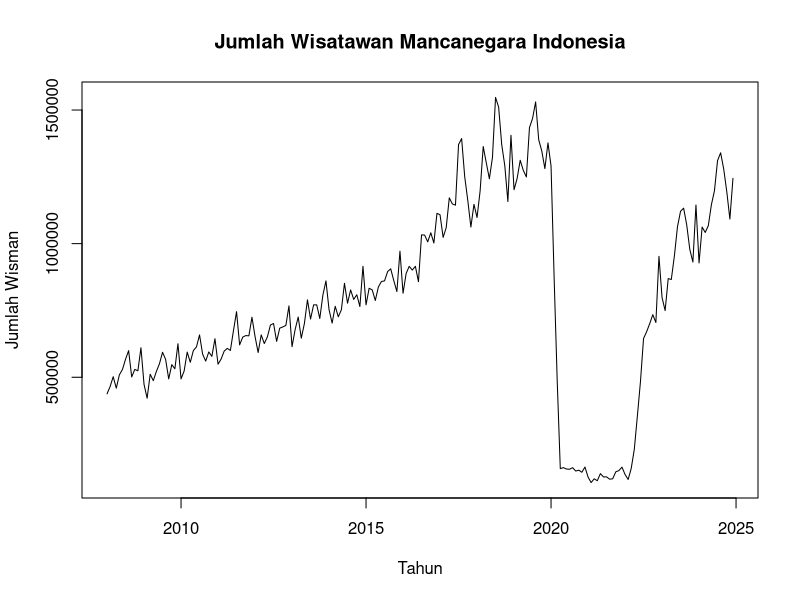
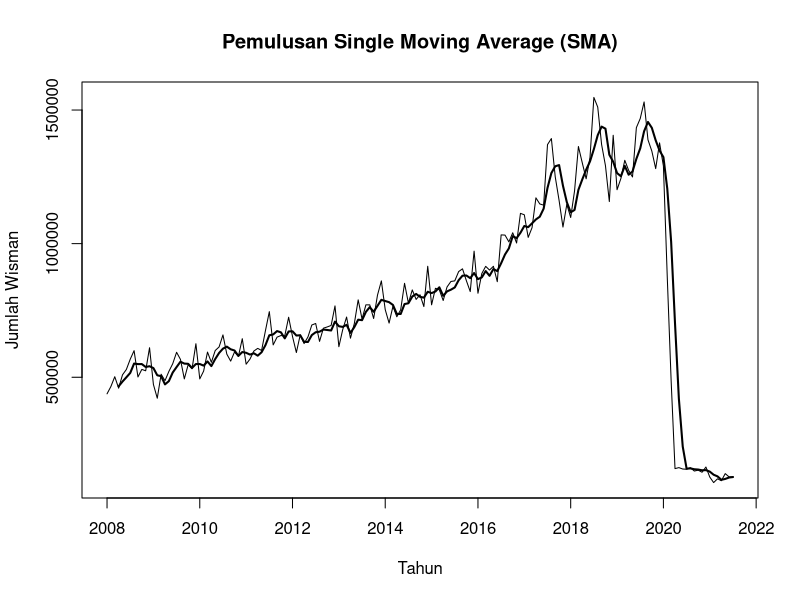
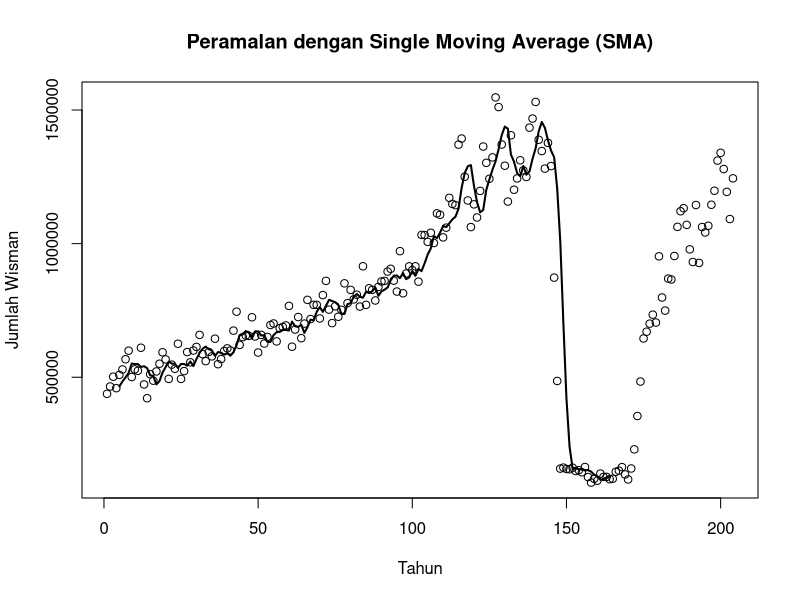
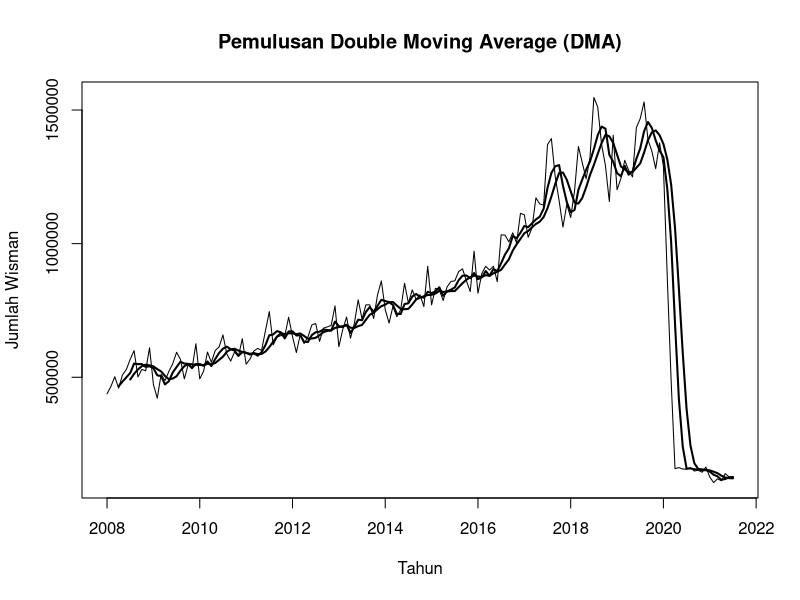
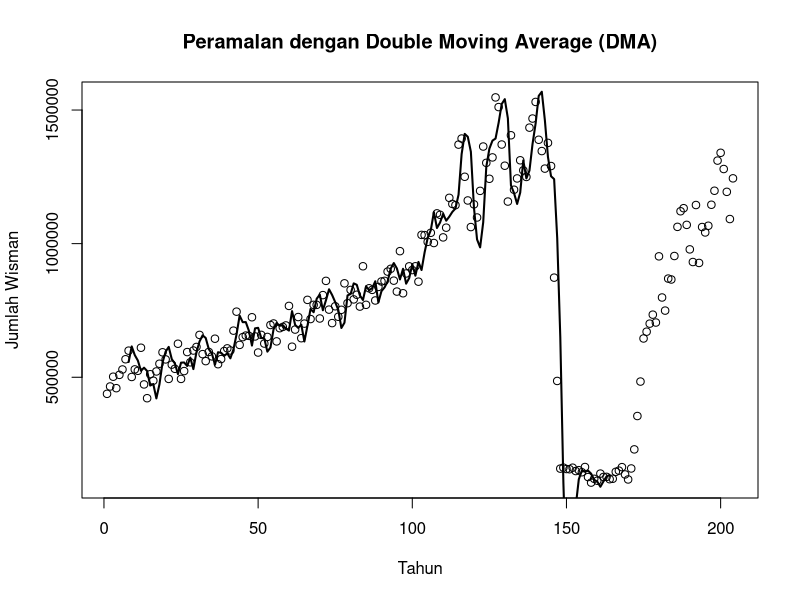
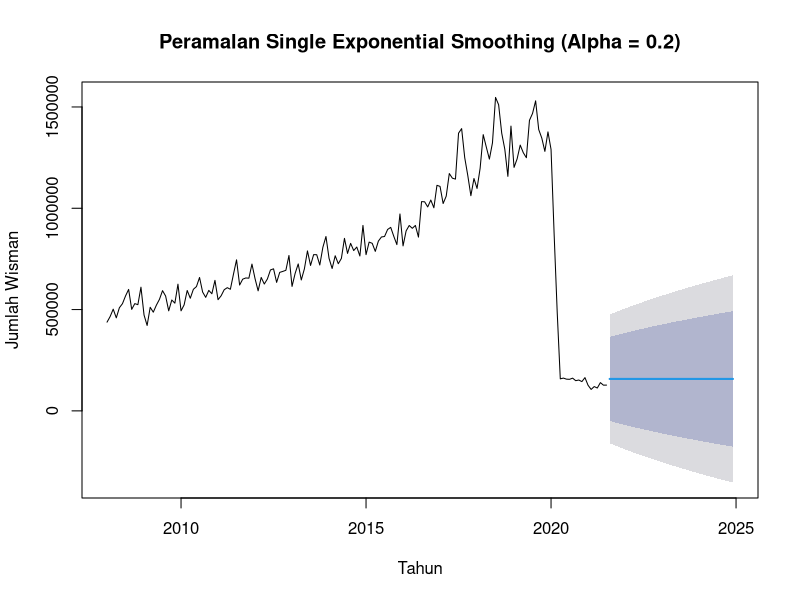
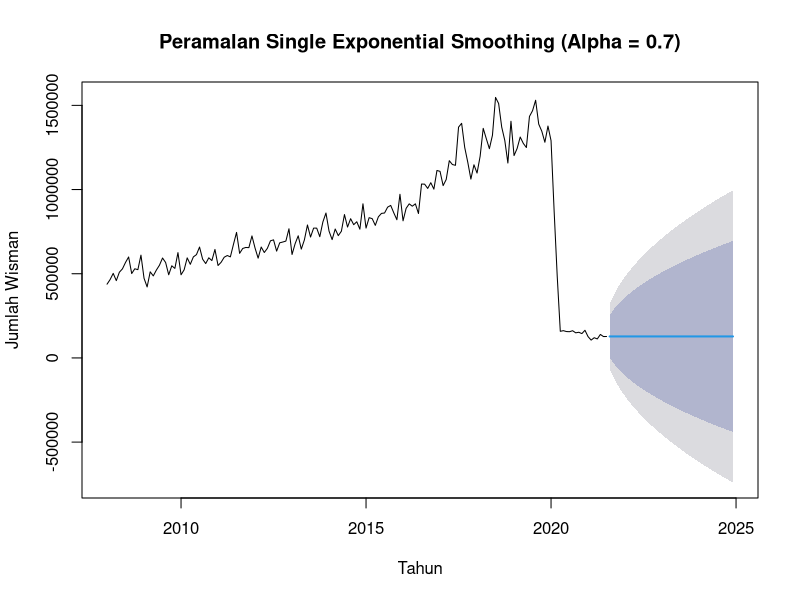
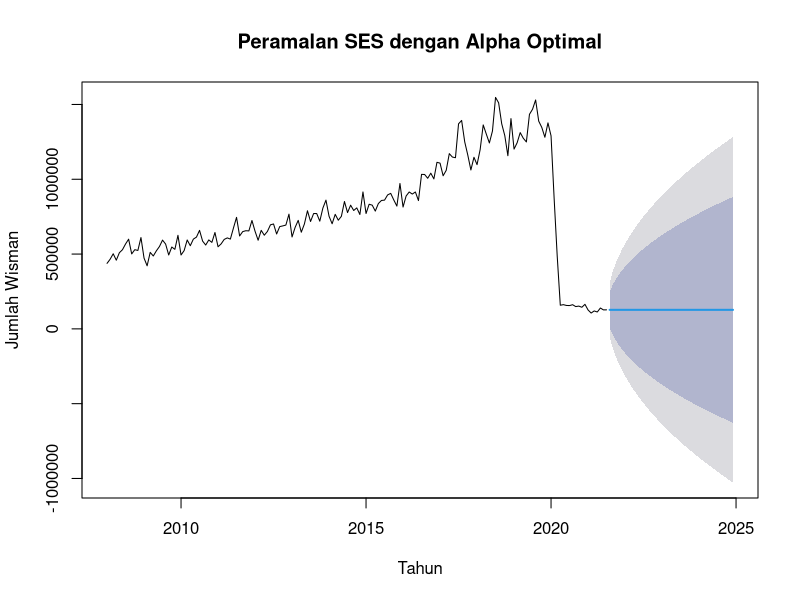

Source code (R) for these figures, in order:
## ---- chunk 1
library(readxl)

data <- read_excel("Data_Wisman_Indonesia_2008_2024.xlsx")
head(data)
## ---- chunk 2
View(data)
str(data)
## ---- chunk 3
data.ts <- ts(data$Jumlah_Wisman,
              start = c(2008, 1),
              frequency = 12)

data.ts
## ---- chunk 4
summary(data.ts)
## ---- chunk 5
plot(data.ts,
     main = "Jumlah Wisatawan Mancanegara Indonesia",
     xlab = "Tahun",
     ylab = "Jumlah Wisman")
## ---- chunk 6
# Hitung jumlah data
n <- nrow(data)

# Tentukan batas 80%
n_train <- floor(0.8 * n)

n
n_train
## ---- chunk 7
# Membagi data menjadi data training dan testing
training <- data[1:n_train, ]
testing <- data[(n_train + 1):n, ]

# Melihat ukuran masing-masing data
nrow(training)
nrow(testing)
## ---- chunk 8
# Membuat data time series untuk training dan testing
train.ts <- ts(training$Jumlah_Wisman,
               start = c(2008, 1),
               frequency = 12)

test.ts <- ts(testing$Jumlah_Wisman,
              start = c(2021, 8),
              frequency = 12)

# Melihat data training dan testing
train.ts
test.ts
## ---- chunk 9
# Menampilkan periode data training dan testing
start(train.ts)
end(train.ts)

start(test.ts)
end(test.ts)
## ---- chunk 10
# Memanggil package TTR untuk fungsi SMA
library(TTR)

# Pemulusan dengan metode Single Moving Average
# menggunakan m = 4
data.sma <- SMA(train.ts, n = 4)

# Melihat hasil pemulusan
data.sma
## ---- chunk 11
# Plot data aktual dan hasil pemulusan SMA
plot(train.ts,
     main = "Pemulusan Single Moving Average (SMA)",
     xlab = "Tahun",
     ylab = "Jumlah Wisman")

lines(data.sma, lwd = 2)
## ---- chunk 12
# Membuat ramalan 1 periode ke depan
data.ramal <- c(NA, data.sma)

# Melihat hasil ramalan
data.ramal
## ---- chunk 13
# Membuat data gabungan aktual, pemulusan, dan ramalan
data.gab <- cbind(
  aktual = c(train.ts, test.ts),
  pemulusan = c(data.sma, rep(NA, length(test.ts))),
  ramalan = c(
    data.ramal,
    rep(data.ramal[length(data.ramal)], length(test.ts) - 1)
  )
)

# Melihat hasil gabungan
data.gab
## ---- chunk 14
# Plot data aktual dan hasil ramalan
plot(c(train.ts, test.ts),
     main = "Peramalan dengan Single Moving Average (SMA)",
     xlab = "Tahun",
     ylab = "Jumlah Wisman")

lines(data.ramal, lwd = 2)
## ---- chunk 15
# Menghitung error pada data training
error_train.sma <- train.ts - data.ramal[1:length(train.ts)]

# Menghitung akurasi data training
SSE_train.sma <- sum(error_train.sma[5:length(train.ts)]^2)

MSE_train.sma <- mean(error_train.sma[5:length(train.ts)]^2)

MAPE_train.sma <- mean(
  abs(
    (error_train.sma[5:length(train.ts)] /
       train.ts[5:length(train.ts)]) * 100
  )
)

# Membuat tabel akurasi
akurasi_train.sma <- matrix(
  c(SSE_train.sma, MSE_train.sma, MAPE_train.sma)
)

row.names(akurasi_train.sma) <- c("SSE", "MSE", "MAPE")
colnames(akurasi_train.sma) <- c("Akurasi m = 4")

akurasi_train.sma
## ---- chunk 16
# Mengambil hasil ramalan untuk data testing
ramalan_test.sma <- data.gab[
  (length(train.ts) + 1):(length(train.ts) + length(test.ts)),
  "ramalan"
]

# Menghitung error data testing
error_test.sma <- test.ts - ramalan_test.sma

# Menghitung akurasi data testing
SSE_test.sma <- sum(error_test.sma^2)

MSE_test.sma <- mean(error_test.sma^2)

MAPE_test.sma <- mean(
  abs(
    (error_test.sma / test.ts) * 100
  )
)

# Membuat tabel akurasi
akurasi_test.sma <- matrix(
  c(SSE_test.sma, MSE_test.sma, MAPE_test.sma)
)

row.names(akurasi_test.sma) <- c("SSE", "MSE", "MAPE")
colnames(akurasi_test.sma) <- c("Akurasi m = 4")

akurasi_test.sma
## ---- chunk 17
# Membuat tabel perbandingan akurasi training dan testing
akurasi_sma <- rbind(
  Training = c(
    SSE = SSE_train.sma,
    MSE = MSE_train.sma,
    MAPE = MAPE_train.sma
  ),
  Testing = c(
    SSE = SSE_test.sma,
    MSE = MSE_test.sma,
    MAPE = MAPE_test.sma
  )
)

akurasi_sma
## ---- chunk 18
# Pemulusan pertama
data.sma <- SMA(train.ts, n = 4)

# Pemulusan kedua
dma <- SMA(data.sma, n = 4)

data.sma
dma
## ---- chunk 19
# Menghitung komponen level (At)
At <- 2 * data.sma - dma

# Menghitung komponen tren (Bt)
Bt <- 2 / (4 - 1) * (data.sma - dma)

At
Bt
## ---- chunk 20
# Peramalan DMA
data.dma <- At + Bt

data.dma
## ---- chunk 21
plot(train.ts,
     main = "Pemulusan Double Moving Average (DMA)",
     xlab = "Tahun",
     ylab = "Jumlah Wisman")

lines(data.sma, lwd = 2)
lines(dma, lwd = 2)
## ---- chunk 22
# Membuat data ramalan DMA
data.ramal2 <- c(NA, data.dma)

data.ramal2
## ---- chunk 23
data.gab2 <- cbind(
  aktual = c(train.ts, test.ts),
  pemulusan = c(data.dma, rep(NA, length(test.ts))),
  ramalan = c(
    data.ramal2,
    rep(data.ramal2[length(data.ramal2)], length(test.ts) - 1)
  )
)

data.gab2
## ---- chunk 24
plot(c(train.ts, test.ts),
     main = "Peramalan dengan Double Moving Average (DMA)",
     xlab = "Tahun",
     ylab = "Jumlah Wisman")

lines(data.ramal2, lwd = 2)
## ---- chunk 25
error_train.dma <- train.ts - data.ramal2[1:length(train.ts)]

SSE_train.dma <- sum(error_train.dma[8:length(train.ts)]^2)

MSE_train.dma <- mean(error_train.dma[8:length(train.ts)]^2)

MAPE_train.dma <- mean(
  abs(
    (error_train.dma[8:length(train.ts)] /
       train.ts[8:length(train.ts)]) * 100
  )
)

akurasi_train.dma <- matrix(
  c(SSE_train.dma, MSE_train.dma, MAPE_train.dma)
)

row.names(akurasi_train.dma) <- c("SSE", "MSE", "MAPE")
colnames(akurasi_train.dma) <- c("Akurasi DMA m = 4")

akurasi_train.dma
## ---- chunk 26
ramalan_test.dma <- data.gab2[
  (length(train.ts) + 1):(length(train.ts) + length(test.ts)),
  "ramalan"
]

error_test.dma <- test.ts - ramalan_test.dma

SSE_test.dma <- sum(error_test.dma^2)

MSE_test.dma <- mean(error_test.dma^2)

MAPE_test.dma <- mean(
  abs(
    (error_test.dma / test.ts) * 100
  )
)

akurasi_test.dma <- matrix(
  c(SSE_test.dma, MSE_test.dma, MAPE_test.dma)
)

row.names(akurasi_test.dma) <- c("SSE", "MSE", "MAPE")
colnames(akurasi_test.dma) <- c("Akurasi DMA m = 4")

akurasi_test.dma
## ---- chunk 27
akurasi_dma <- rbind(
  Training = c(
    SSE = SSE_train.dma,
    MSE = MSE_train.dma,
    MAPE = MAPE_train.dma
  ),
  Testing = c(
    SSE = SSE_test.dma,
    MSE = MSE_test.dma,
    MAPE = MAPE_test.dma
  )
)

akurasi_dma
## ---- chunk 28
library(forecast)

# SES dengan alpha = 0.2
ses.02 <- ses(train.ts, h = length(test.ts), alpha = 0.2)

# SES dengan alpha = 0.7
ses.07 <- ses(train.ts, h = length(test.ts), alpha = 0.7)

# Menampilkan hasil SES
ses.02
ses.07
## ---- chunk 29
# Plot SES alpha = 0.2
plot(ses.02,
     main = "Peramalan Single Exponential Smoothing (Alpha = 0.2)",
     xlab = "Tahun",
     ylab = "Jumlah Wisman")

# Plot SES alpha = 0.7
plot(ses.07,
     main = "Peramalan Single Exponential Smoothing (Alpha = 0.7)",
     xlab = "Tahun",
     ylab = "Jumlah Wisman")
## ---- chunk 30
# SES dengan parameter alpha yang dioptimalkan
ses.opt <- ses(train.ts, h = length(test.ts))

# Menampilkan hasil parameter optimal
ses.opt

# Melihat nilai alpha optimal
ses.opt$model$par
## ---- chunk 31
# Nilai ramalan dengan alpha optimal
ses.opt$mean

# Plot hasil peramalan dengan alpha optimal
plot(ses.opt,
     main = "Peramalan SES dengan Alpha Optimal",
     xlab = "Tahun",
     ylab = "Jumlah Wisman")
## ---- chunk 32
# Mengambil fitted value dari model SES optimal
fitted.ses <- fitted(ses.opt)

# Menghitung error pada data training
error_train.ses <- train.ts - fitted.ses

# Menghilangkan nilai NA jika ada
error_train.ses <- na.omit(error_train.ses)

# Menghitung SSE, MSE, dan MAPE
SSE_train.ses <- sum(error_train.ses^2)
MSE_train.ses <- mean(error_train.ses^2)
MAPE_train.ses <- mean(abs(error_train.ses /
                            train.ts[!is.na(fitted(ses.opt))]) * 100)

# Membuat tabel akurasi training
akurasi_train.ses <- matrix(c(SSE_train.ses,
                              MSE_train.ses,
                              MAPE_train.ses))

row.names(akurasi_train.ses) <- c("SSE", "MSE", "MAPE")
colnames(akurasi_train.ses) <- c("SES Alpha Optimal")

akurasi_train.ses
## ---- chunk 33
# Mengambil hasil ramalan untuk data testing
ramalan_test.ses <- as.numeric(ses.opt$mean)

# Menghitung error data testing
error_test.ses <- as.numeric(test.ts) - ramalan_test.ses

# Menghitung SSE, MSE, dan MAPE
SSE_test.ses <- sum(error_test.ses^2)
MSE_test.ses <- mean(error_test.ses^2)
MAPE_test.ses <- mean(abs(error_test.ses /
                           as.numeric(test.ts)) * 100)

# Membuat tabel akurasi testing
akurasi_test.ses <- matrix(c(SSE_test.ses,
                             MSE_test.ses,
                             MAPE_test.ses))

row.names(akurasi_test.ses) <- c("SSE", "MSE", "MAPE")
colnames(akurasi_test.ses) <- c("SES Alpha Optimal")

akurasi_test.ses
## ---- chunk 34
# Alpha = 0.2 dan Beta = 0.2
des.02 <- HoltWinters(train.ts,
                      gamma = FALSE,
                      beta = 0.2,
                      alpha = 0.2)

des.02
## ---- chunk 35
plot(des.02,
     main = "Peramalan Double Exponential Smoothing (Alpha = 0.2, Beta = 0.2)",
     xlab = "Tahun",
     ylab = "Jumlah Wisman")
## ---- chunk 36
des.opt <- HoltWinters(train.ts,
                       gamma = FALSE)

des.opt

# Menampilkan parameter optimal
des.opt$alpha
des.opt$beta
## ---- chunk 37
ramalan.des <- predict(des.opt,
                       n.ahead = length(test.ts))

ramalan.des

# Plot hasil peramalan DES dengan parameter optimal
plot(des.opt,
     main = "Peramalan Double Exponential Smoothing dengan Parameter Optimal",
     xlab = "Tahun",
     ylab = "Jumlah Wisman")

lines(ramalan.des,
      col = 2)
## ---- chunk 38
fitted.des <- fitted(des.opt)

# Mengambil nilai fitted
fitted_train.des <- fitted.des[, "xhat"]

# Menentukan data aktual dengan panjang yang sama
actual_train.des <- tail(
  train.ts,
  length(fitted_train.des)
)

# Menghitung error
error_train.des <- actual_train.des - fitted_train.des

# Menghapus NA jika ada
valid.des <- !is.na(error_train.des)

error_train.des <- error_train.des[valid.des]
actual_train.des <- actual_train.des[valid.des]

# Menghitung SSE
SSE_train.des <- sum(error_train.des^2)

# Menghitung MSE
MSE_train.des <- mean(error_train.des^2)

# Menghitung MAPE
MAPE_train.des <- mean(
  abs(error_train.des / actual_train.des) * 100
)

# Menampilkan hasil akurasi
akurasi_train.des <- matrix(
  c(SSE_train.des,
    MSE_train.des,
    MAPE_train.des)
)

row.names(akurasi_train.des) <- c("SSE", "MSE", "MAPE")

colnames(akurasi_train.des) <- c("DES Parameter Optimal")

akurasi_train.des
## ---- chunk 39
ramalan_test.des <- as.numeric(ramalan.des)

error_test.des <- as.numeric(test.ts) -
  ramalan_test.des

SSE_test.des <- sum(error_test.des^2)

MSE_test.des <- mean(error_test.des^2)

MAPE_test.des <- mean(
  abs(
    error_test.des /
      as.numeric(test.ts)
  ) * 100
)

akurasi_test.des <- matrix(
  c(SSE_test.des,
    MSE_test.des,
    MAPE_test.des)
)

row.names(akurasi_test.des) <- c("SSE", "MSE", "MAPE")

colnames(akurasi_test.des) <- c("DES Parameter Optimal")

akurasi_test.des
## ---- chunk 40
# Pemodelan Holt-Winters aditif
winter.add <- HoltWinters(
  train.ts,
  seasonal = "additive"
)

winter.add


# Menampilkan parameter optimal
winter.add$alpha
winter.add$beta
winter.add$gamma


# Melihat hasil pemulusan
winter.add$fitted


# Plot hasil pemulusan Holt-Winters aditif
plot(
  winter.add,
  main = "Holt-Winters Aditif",
  xlab = "Tahun",
  ylab = "Jumlah Wisman"
)
## ---- chunk 41
# Melakukan peramalan untuk seluruh periode testing
ramalan.add <- predict(
  winter.add,
  n.ahead = length(test.ts)
)

ramalan.add


# Plot peramalan Holt-Winters aditif
plot(
  train.ts,
  xlim = c(2008, 2025),
  main = "Peramalan Holt-Winters Aditif",
  xlab = "Tahun",
  ylab = "Jumlah Wisman"
)

lines(
  fitted(winter.add)[, "xhat"],
  col = 2
)

lines(
  ramalan.add,
  col = 4
)

legend(
  "topleft",
  legend = c("Aktual", "Fitted", "Ramalan"),
  col = c(1, 2, 4),
  lty = 1
)
## ---- chunk 42
# Mengambil nilai fitted
fitted.add <- fitted(winter.add)[, "xhat"]

# Menyesuaikan data aktual dengan panjang fitted
actual_train.add <- tail(
  train.ts,
  length(fitted.add)
)

# Menghitung error
error_train.add <- actual_train.add - fitted.add

# Menghitung SSE, MSE, dan MAPE
SSE_train.add <- sum(error_train.add^2)

MSE_train.add <- mean(error_train.add^2)

MAPE_train.add <- mean(
  abs(error_train.add / actual_train.add) * 100
)

# Menampilkan hasil akurasi
akurasi_train.add <- matrix(
  c(
    SSE_train.add,
    MSE_train.add,
    MAPE_train.add
  )
)

row.names(akurasi_train.add) <- c(
  "SSE",
  "MSE",
  "MAPE"
)

colnames(akurasi_train.add) <- c(
  "Holt-Winters Aditif"
)

akurasi_train.add
## ---- chunk 43
# Mengubah hasil ramalan menjadi numerik
ramalan_test.add <- as.numeric(ramalan.add)

# Menghitung error testing
error_test.add <- as.numeric(test.ts) -
  ramalan_test.add

# Menghitung SSE, MSE, dan MAPE
SSE_test.add <- sum(error_test.add^2)

MSE_test.add <- mean(error_test.add^2)

MAPE_test.add <- mean(
  abs(
    error_test.add /
      as.numeric(test.ts)
  ) * 100
)

# Menampilkan hasil akurasi
akurasi_test.add <- matrix(
  c(
    SSE_test.add,
    MSE_test.add,
    MAPE_test.add
  )
)

row.names(akurasi_test.add) <- c(
  "SSE",
  "MSE",
  "MAPE"
)

colnames(akurasi_test.add) <- c(
  "Holt-Winters Aditif"
)

akurasi_test.add
## ---- chunk 44
# Pemodelan Holt-Winters multiplikatif
winter.mult <- HoltWinters(
  train.ts,
  seasonal = "multiplicative"
)

winter.mult


# Menampilkan parameter optimal
winter.mult$alpha
winter.mult$beta
winter.mult$gamma


# Melihat hasil pemulusan
winter.mult$fitted


# Plot hasil pemulusan Holt-Winters multiplikatif
plot(
  winter.mult,
  main = "Holt-Winters Multiplikatif",
  xlab = "Tahun",
  ylab = "Jumlah Wisman"
)
## ---- chunk 45
# Melakukan peramalan untuk seluruh periode testing
ramalan.mult <- predict(
  winter.mult,
  n.ahead = length(test.ts)
)

ramalan.mult


# Plot peramalan Holt-Winters multiplikatif
plot(
  train.ts,
  xlim = c(2008, 2025),
  main = "Peramalan Holt-Winters Multiplikatif",
  xlab = "Tahun",
  ylab = "Jumlah Wisman"
)

lines(
  fitted(winter.mult)[, "xhat"],
  col = 2
)

lines(
  ramalan.mult,
  col = 4
)

legend(
  "topleft",
  legend = c("Aktual", "Fitted", "Ramalan"),
  col = c(1, 2, 4),
  lty = 1
)
## ---- chunk 46
# Mengambil nilai fitted
fitted.mult <- fitted(winter.mult)[, "xhat"]

# Menyesuaikan data aktual dengan panjang fitted
actual_train.mult <- tail(
  train.ts,
  length(fitted.mult)
)

# Menghitung error
error_train.mult <- actual_train.mult -
  fitted.mult

# Menghitung SSE, MSE, dan MAPE
SSE_train.mult <- sum(error_train.mult^2)

MSE_train.mult <- mean(error_train.mult^2)

MAPE_train.mult <- mean(
  abs(
    error_train.mult /
      actual_train.mult
  ) * 100
)

# Menampilkan hasil akurasi
akurasi_train.mult <- matrix(
  c(
    SSE_train.mult,
    MSE_train.mult,
    MAPE_train.mult
  )
)

row.names(akurasi_train.mult) <- c(
  "SSE",
  "MSE",
  "MAPE"
)

colnames(akurasi_train.mult) <- c(
  "Holt-Winters Multiplikatif"
)

akurasi_train.mult
## ---- chunk 47
# Mengubah hasil ramalan menjadi numerik
ramalan_test.mult <- as.numeric(ramalan.mult)

# Menghitung error testing
error_test.mult <- as.numeric(test.ts) -
  ramalan_test.mult

# Menghitung SSE, MSE, dan MAPE
SSE_test.mult <- sum(error_test.mult^2)

MSE_test.mult <- mean(error_test.mult^2)

MAPE_test.mult <- mean(
  abs(
    error_test.mult /
      as.numeric(test.ts)
  ) * 100
)

# Menampilkan hasil akurasi
akurasi_test.mult <- matrix(
  c(
    SSE_test.mult,
    MSE_test.mult,
    MAPE_test.mult
  )
)

row.names(akurasi_test.mult) <- c(
  "SSE",
  "MSE",
  "MAPE"
)

colnames(akurasi_test.mult) <- c(
  "Holt-Winters Multiplikatif"
)

akurasi_test.mult
## ---- chunk 48
akurasi_HW <- cbind(
  akurasi_train.add,
  akurasi_train.mult
)

akurasi_HW


akurasi_HW_test <- cbind(
  akurasi_test.add,
  akurasi_test.mult
)

akurasi_HW_test
## ---- chunk 49
# Menggabungkan akurasi data training
perbandingan_train <- cbind(
  akurasi_train.sma,
  akurasi_train.dma,
  akurasi_train.des,
  akurasi_train.add,
  akurasi_train.mult
)

# Menambahkan hasil SES
perbandingan_train <- cbind(
  perbandingan_train,
  akurasi_train.ses
)

# Mengubah nama kolom
colnames(perbandingan_train) <- c(
  "SMA",
  "DMA",
  "DES",
  "HW Aditif",
  "HW Multiplikatif",
  "SES"
)

# Menampilkan akurasi training
perbandingan_train
## ---- chunk 50
# Perbandingan MAPE data training
MAPE_train <- perbandingan_train["MAPE", ]

MAPE_train
## ---- chunk 51
# Menggabungkan akurasi data testing
perbandingan_test <- cbind(
  akurasi_test.sma,
  akurasi_test.dma,
  akurasi_test.des,
  akurasi_test.add,
  akurasi_test.mult
)

# Menambahkan hasil SES
perbandingan_test <- cbind(
  perbandingan_test,
  akurasi_test.ses
)

# Mengubah nama kolom
colnames(perbandingan_test) <- c(
  "SMA",
  "DMA",
  "DES",
  "HW Aditif",
  "HW Multiplikatif",
  "SES"
)

# Menampilkan akurasi testing
perbandingan_test
## ---- chunk 52
# Perbandingan MAPE data testing
MAPE_test <- perbandingan_test["MAPE", ]

MAPE_test
## ---- chunk 53
# Tabel perbandingan MAPE
perbandingan_MAPE <- rbind(
  Training = MAPE_train,
  Testing = MAPE_test
)

perbandingan_MAPE
